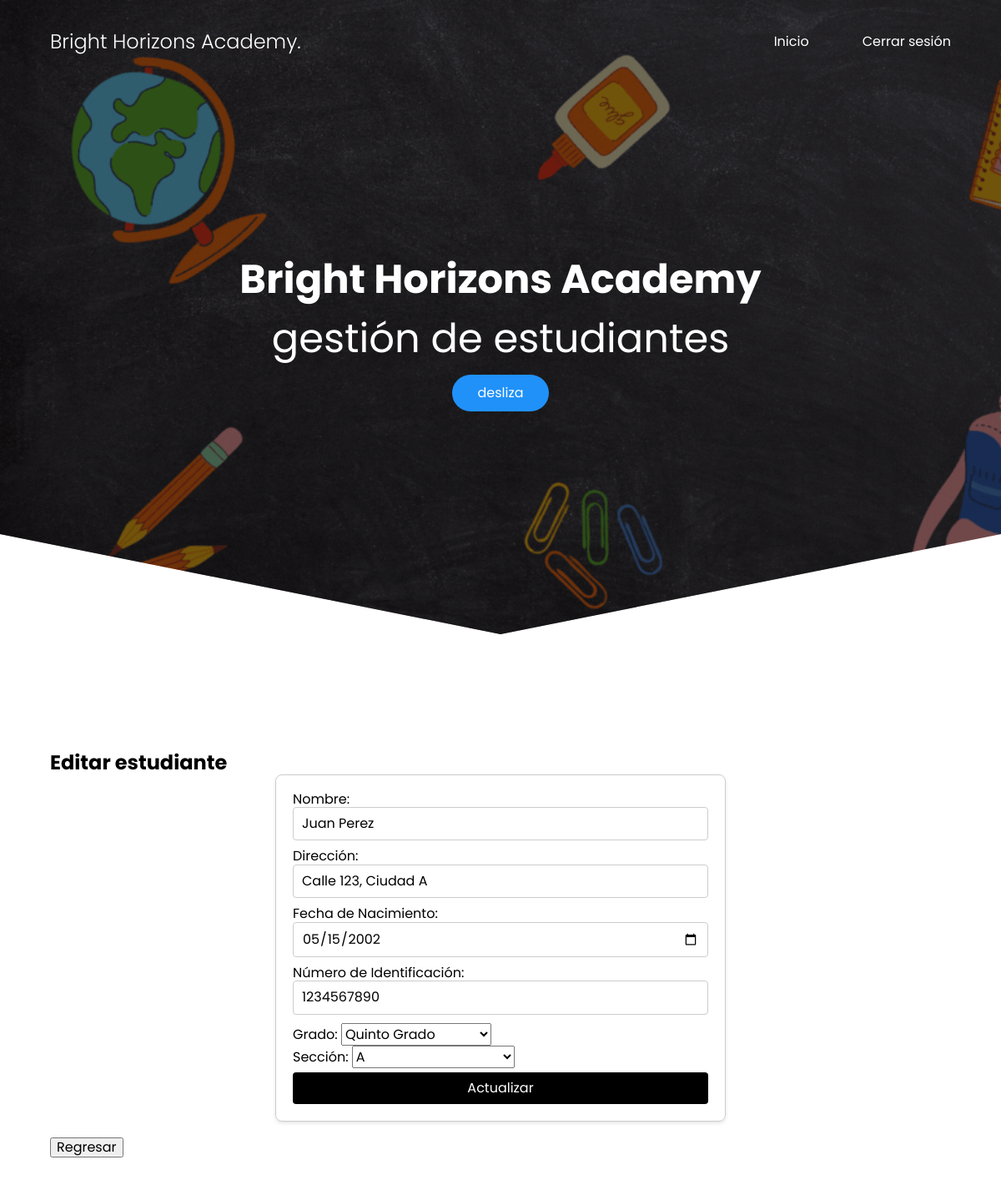
Screenshot of /controllers/estudiante/editar/editar.php?id=44 (signed in) with the database file from the repository.
### tables this page shows
CREATE TABLE IF NOT EXISTS `estudiantes` (
  `id` int NOT NULL AUTO_INCREMENT,
  `nombre` varchar(100) NOT NULL,
  `direccion` varchar(200) NOT NULL,
  `fecha_nacimiento` date NOT NULL,
  `numero_identificacion` varchar(20) NOT NULL,
  `id_section` int DEFAULT NULL,
  `id_grade` int DEFAULT NULL,
  PRIMARY KEY (`id`),
  KEY `id_section` (`id_section`),
  KEY `id_grade` (`id_grade`)
);

### controllers/estudiante/editar/editar.php (the view, shortened to what this page needs)
<!DOCTYPE html>
<html lang="en">
<head>
    <link rel="stylesheet" href="../../../resources/css/style.css">
    <link rel="stylesheet" href="../../../resources/css/normalize.css">
    <link rel="stylesheet" href="../../../resources/css/style.css">
    <link rel="stylesheet" href="../../../resources/css/em2.css">
</head>
<body>
    <header class="hero">
        <nav class="nav container">
            <div class="nav__logo">
                <h2 class="nav__title">Bright Horizons Academy.</h2>
            </div>
            <ul class="nav__link nav__link--menu">
                <li class="nav__items">
                    <a href="../../../view/admin.php" class="nav__links">Inicio</a>
                </li>
                <li class="nav__items">
                    <a href="../../cerrar_sesion.php" class="nav__links">Cerrar sesión</a>
                </li>
            </ul>
        </nav>
        <section class="hero__container container" id="cont">
            <h1 class="hero__title">Bright Horizons Academy</h1>
            <p class="hero__title">gestión de estudiantes</p>
            <a href="#" class="cta"> desliza</a>
        </section>
    </header>
    <section class="container">
        <?php
        require '../../../models/db_connection.php';
        if (isset($_GET['id'])) {
            $id = $_GET['id'];
            $query = "SELECT estudiantes.*, grado.nombre AS nombre_grado, section.name AS nombre_seccion
              FROM estudiantes
              JOIN grado ON estudiantes.id_grade = grado.id
              JOIN section ON estudiantes.id_section = section.id
              WHERE estudiantes.id = $id";
            $result = mysqli_query($con, $query);
            $estudiante = mysqli_fetch_assoc($result);
        } else {
            header("Location: index.php");
            exit;
        }
        ?>
        <h2>Editar estudiante</h2>
        <form action="" method="post">
            Nombre: <input type="text" name="nombre" value="<?php echo $estudiante['nombre']; ?>" required><br>
            Dirección: <input type="text" name="direccion" value="<?php echo $estudiante['direccion']; ?>" required><br>
            Fecha de Nacimiento: <input type="date" name="fecha_nacimiento" value="<?php echo $estudiante['fecha_nacimiento']; ?>" required><br>
            Número de Identificación: <input type="text" name="numero_identificacion" value="<?php echo $estudiante['numero_identificacion']; ?>" required><br>
            <div class="form-group">
                <label for="grado">Grado:</label>
                <select id="grado" name="grado" required>
                    <?php
                    $query = "SELECT id, nombre FROM grado ORDER BY nombre ASC";
                    $result = mysqli_query($con, $query);
                    while ($row = mysqli_fetch_assoc($result)) {
                        $selected = ($row['id'] === $estudiante['id_grade']) ? 'selected' : '';
                        echo "<option value='" . $row['id'] . "' $selected>" . $row['nombre'] . "</option>";
                    }
                    ?>
                </select>
            </div>
            <div class="form-group">
                <label for="seccion">Sección:</label>
                <select id="seccion" name="seccion" required>
                    <?php
                    $query = "SELECT id, name FROM section ORDER BY name ASC";
                    $result = mysqli_query($con, $query);
                    while ($row = mysqli_fetch_assoc($result)) {
                        $selected = ($row['id'] === $estudiante['id_section']) ? 'selected' : '';
                        echo "<option value='" . $row['id'] . "' $selected>" . $row['name'] . "</option>";
                    }
                    ?>
                </select>
            </div>
            <input type="submit" value="Actualizar">
        </form>
        <br><button onclick='goBack()'>Regresar</button>
    </section>
</body>
</html>

### resources/css/style.css (style rules this page uses)
:root { --padding-container: 100px 0; --color-title: #001A49; }
body { font-family: 'Poppins', sans-serif; }
.container { width: 90%; max-width: 1200px; margin: 0 auto; overflow: hidden; padding: var(--padding-container); }
.hero { width: 100%; height: 100vh; min-height: 600px; max-height: 800px; position: relative; display: grid; grid-template-rows: 100px 1fr; color: #fff; }
.hero::before { content: ""; position: absolute; top: 0; left: 0; width: 100%; height: 100%; background-image: linear-gradient(180deg, #0000008c 0%, #0000008c 100%), url('../img/fondohead.gif'); background-size: cover; clip-path: polygon(0 0, 100% 0, 100% 80%, 50% 95%, 0 80%); z-index: -1; }
.nav { --padding-container: 0; height: 100%; display: flex; align-items: center; }
.nav__title { font-weight: 300; }
.nav__link { margin-left: auto; padding: 0; display: flex; gap: 4em; }
.nav__items { list-style: none; text-align: center; }
.nav__links { color: #fff; text-decoration: none; position: relative; }
.nav__links::after { content: ""; position: absolute; bottom: -2px; height: 2px; width: 100%; left: 0; background-color: #ffffff; transition: 0.3s; transition-timing-function: ease-in-out; transform: scaleX(0); }
.hero__container { max-width: 800px; --padding-container: 0; display: grid; grid-auto-rows: max-content; align-content: center; gap: 1em; padding-bottom: 100px; text-align: center; }
.hero__title { color: white; font-size: 3rem; }
.cta { display: inline-block; background-color: #2091F9; justify-self: center; color: #fff; text-decoration: none; padding: 13px 30px; border-radius: 32px; }
form { width: 50%; margin: 0 auto; border: 1px solid #ccc; padding: 20px; border-radius: 8px; box-shadow: 0 2px 4px rgba(0, 0, 0, 0.1); }
input[type="text"], input[type="email"], input[type="number"], input[type="date"] { width: 100%; padding: 10px; margin-bottom: 10px; border: 1px solid #ccc; border-radius: 4px; }
input[type="submit"] { width: 100%; padding: 10px; background-color: #000000; color: white; border: none; border-radius: 4px; cursor: pointer; margin-top: 5px; }

### rows the page displays
estudiantes: nombre "Juan Perez", direccion "Calle 123, Ciudad A", fecha_nacimiento "05/15/2002", numero_identificacion "1234567890"

### other values shown
form field grado "Quinto Grado"
form field seccion "A"
